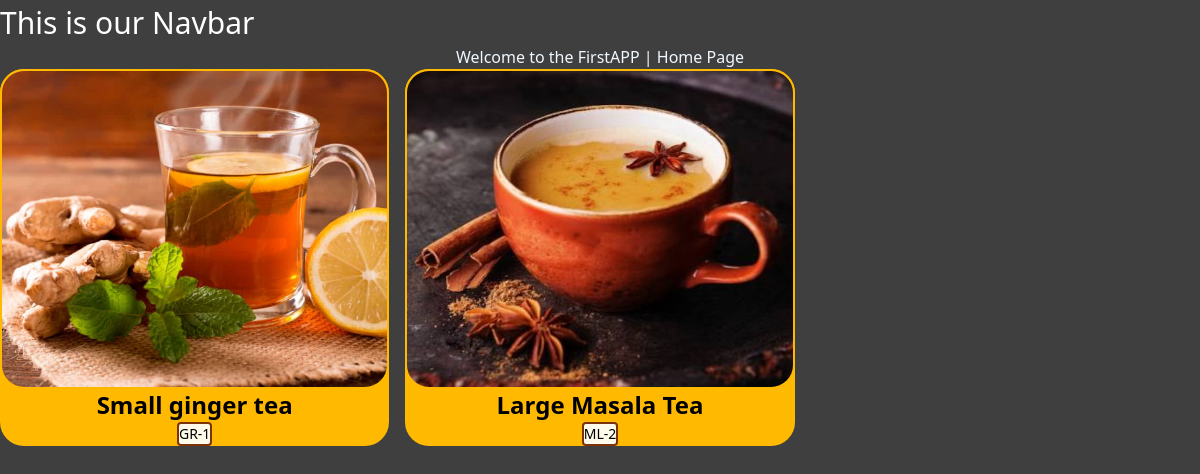
/FirstAPP/, run on an earlier commit of the app's database.
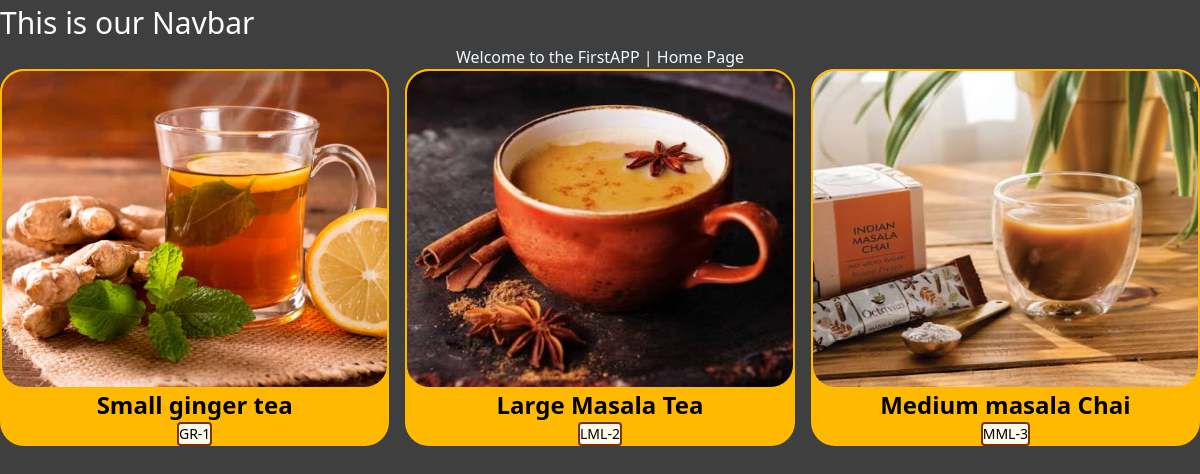
And on a later commit of the database.
### FirstAPP/models.py (models this page shows, shortened)
class ChaiVarity(models.Model):
    CHAI_TYPE_CHOICE = [
        ('MML', "Medium MASALA"),
        ('LML', "Large MASALA"),
        ('GR', "GINGER"),
        ('KL', "KIWI"),
        ('PL', "PLAIN"),
        ('EL', "ELACHI")
    ]
    name = models.CharField(max_length=100)
    image = models.ImageField(upload_to='FirstAPP/')
    date_added = models.DateTimeField(default=timezone.now)
    type = models.CharField(max_length=3, choices=CHAI_TYPE_CHOICE)
    description = models.TextField(default='')
    price = models.TextField(default='')

### FirstAPP/views.py (the view)
# urls.py: path('',views.all_FirstAPP, name='all_FirstAPP'),
def all_FirstAPP(request):
    chais = ChaiVarity.objects.all()
    return render(request,'FirstAPP/all_FirstAPP.html', {'chais':chais} )

### FirstAPP/templates/FirstAPP/all_FirstAPP.html (shortened to what this page needs)
{% extends "layout.html" %}
{% block content %}
    <h1>Welcome to the FirstAPP | Home Page </h1>
<div class='grid grid-cols-3 gap-4 m-4'>
        {% for chai in chais %}
        <div class="bg-amber-400 rounded-3xl p-4 text-center">
            <img src="{{chai.image.url}}" alt=""
                class="border-2 border-amber-400 rounded-3xl overflow-hidden w-100 h-80">
            <h3 class="text-center text-2xl font-bold">{{chai.name}}</h3>
            <a href="{% url 'chai_details' chai.id %}">
                <button class="bg-amber-50 border-2 border-amber-900 rounded text-sm px-4" >
                    {{chai.type}}-{{chai.id}}
                </button>
            </a>
        </div>
        {% endfor %}
</div>
{% endblock %}

### templates/layout.html (shortened to what this page needs)
{% load static tailwind_tags %}
{% load static %}
<!DOCTYPE html>
<html lang="en">
<head>
    <link rel="stylesheet" href="{% static '../static/style.css' %}">
    {% tailwind_css %}
</head>
<body>
    <nav>This is our Navbar</nav>
    {% block content %}{% endblock %}
</body>
</html>

### static/style.css (style rules this page uses)
* { padding: 0px; margin: 0px; box-sizing: border-box; }
body { background-color: #3f3f3f; }
h1 { text-align: center; color: aliceblue; }
nav { color: white; font-size: 30px; }

What changed in the data, as far as the page shows it:
changed ChaiVarity "Large Masala Tea": type "ML" → "LML"
added ChaiVarity: image (picture), name "Medium masala Chai", type "MML", id "3"
